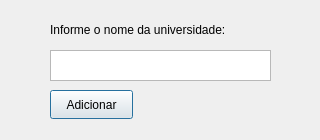
<?xml version="1.0" encoding="UTF-8"?>
<ui version="4.0">
 <class>AddUniversidade</class>
 <widget class="QDialog" name="AddUniversidade">
  <property name="geometry">
   <rect>
    <x>0</x>
    <y>0</y>
    <width>320</width>
    <height>140</height>
   </rect>
  </property>
  <property name="windowTitle">
   <string>Dialog</string>
  </property>
  <widget class="QLabel" name="label">
   <property name="geometry">
    <rect>
     <x>50</x>
     <y>20</y>
     <width>231</width>
     <height>20</height>
    </rect>
   </property>
   <property name="text">
    <string>Informe o nome da universidade:</string>
   </property>
  </widget>
  <widget class="QTextEdit" name="textEdit">
   <property name="geometry">
    <rect>
     <x>50</x>
     <y>50</y>
     <width>221</width>
     <height>31</height>
    </rect>
   </property>
  </widget>
  <widget class="QPushButton" name="pushButton">
   <property name="geometry">
    <rect>
     <x>50</x>
     <y>90</y>
     <width>83</width>
     <height>29</height>
    </rect>
   </property>
   <property name="text">
    <string>Adicionar</string>
   </property>
  </widget>
 </widget>
 <resources/>
 <connections/>
</ui>
